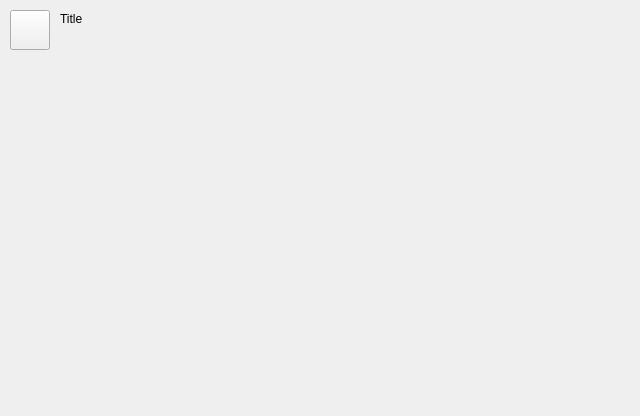
<?xml version="1.0" encoding="UTF-8"?>
<ui version="4.0">
 <class>RatingsAdvisorWidget</class>
 <widget class="QWidget" name="RatingsAdvisorWidget">
  <property name="geometry">
   <rect>
    <x>0</x>
    <y>0</y>
    <width>640</width>
    <height>416</height>
   </rect>
  </property>
  <property name="windowTitle">
   <string>Form</string>
  </property>
  <widget class="Button" name="cIconButton">
   <property name="geometry">
    <rect>
     <x>10</x>
     <y>10</y>
     <width>40</width>
     <height>40</height>
    </rect>
   </property>
   <property name="text">
    <string/>
   </property>
  </widget>
  <widget class="Label" name="cTitle">
   <property name="geometry">
    <rect>
     <x>60</x>
     <y>12</y>
     <width>545</width>
     <height>35</height>
    </rect>
   </property>
   <property name="text">
    <string>Title</string>
   </property>
   <property name="alignment">
    <set>Qt::AlignLeading|Qt::AlignLeft|Qt::AlignTop</set>
   </property>
  </widget>
 </widget>
 <customwidgets>
  <customwidget>
   <class>Button</class>
   <extends>QPushButton</extends>
   <header>widget/button.h</header>
  </customwidget>
  <customwidget>
   <class>Label</class>
   <extends>QLabel</extends>
   <header>widget/label.h</header>
  </customwidget>
 </customwidgets>
 <resources/>
 <connections/>
</ui>
